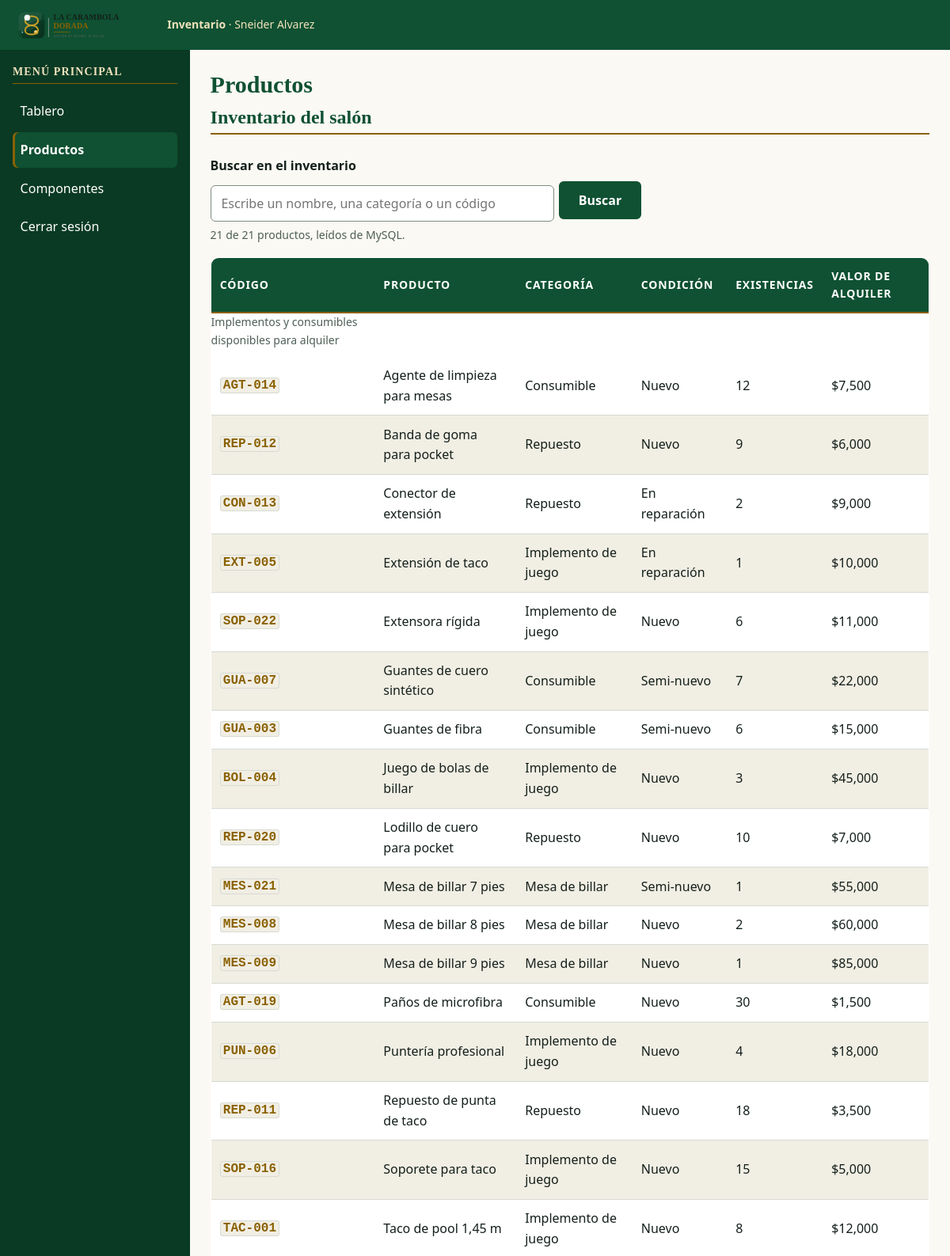
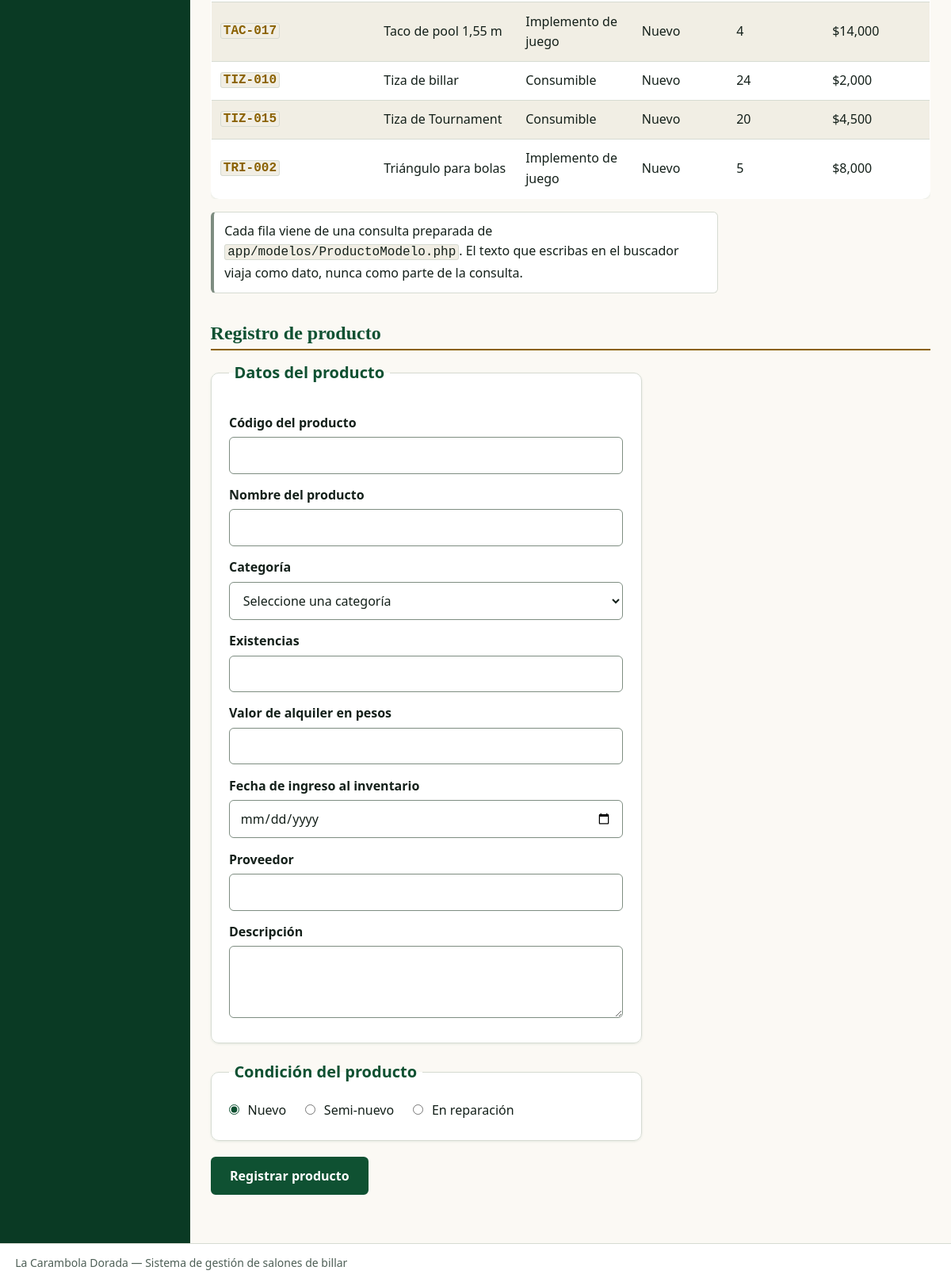
The page /productos.php on the database its author committed (2 pictures, top to bottom).
### tables this page shows
CREATE TABLE productos (
  id             INT UNSIGNED     NOT NULL AUTO_INCREMENT,
  codigo         CHAR(7)          NOT NULL COMMENT 'TAC-001: tres letras, guion, tres digitos',
  nombre         VARCHAR(60)      NOT NULL,
  categoria_id   INT UNSIGNED     NOT NULL,
  condicion      ENUM('Nuevo', 'Semi-nuevo', 'En reparación')
                                 NOT NULL DEFAULT 'Nuevo',
  existencias    SMALLINT UNSIGNED NOT NULL DEFAULT 0,
  valor_alquiler DECIMAL(10, 2) UNSIGNED NOT NULL,
  proveedor_id   INT UNSIGNED     NULL,
  descripcion    VARCHAR(200)     NULL,
  fecha_ingreso  DATE             NOT NULL,
  PRIMARY KEY (id),

   
  UNIQUE KEY uq_productos_codigo (codigo),

   
  KEY idx_productos_nombre (nombre),

   
   
   
  KEY idx_productos_categoria (categoria_id),
  KEY idx_productos_proveedor (proveedor_id),

   
   
  CONSTRAINT fk_productos_categoria
    FOREIGN KEY (categoria_id) REFERENCES categorias (id)
    ON UPDATE CASCADE ON DELETE RESTRICT,
  CONSTRAINT fk_productos_proveedor
    FOREIGN KEY (proveedor_id) REFERENCES proveedores (id)
    ON UPDATE CASCADE ON DELETE SET NULL,

   
  CONSTRAINT chk_productos_existencias CHECK (existencias >= 0),
  CONSTRAINT chk_productos_valor       CHECK (valor_alquiler > 0)
);

CREATE TABLE categorias (
  id          INT UNSIGNED    NOT NULL AUTO_INCREMENT,
  nombre      VARCHAR(60)     NOT NULL,
  descripcion VARCHAR(200)    NULL,
  PRIMARY KEY (id),
  UNIQUE KEY uq_categorias_nombre (nombre)
);

### app/modelos/ProductoModelo.php (called while the page is built, shortened)
<?php
function buscarProductos(PDO $pdo, string $texto, int $limite = 20): array
{
    $sql = "SELECT p.id, p.codigo, p.nombre, p.valor_alquiler, p.existencias, p.condicion,
                   c.nombre AS categoria
            FROM productos p
            INNER JOIN categorias c ON c.id = p.categoria_id
            WHERE p.nombre LIKE :por_nombre
               OR c.nombre LIKE :por_categoria
               OR p.codigo LIKE :por_codigo
            ORDER BY p.nombre
            LIMIT :limite";
    $st = $pdo->prepare($sql);
    $patronBusqueda = '%' . $texto . '%';
    $st->bindValue(':por_nombre',    $patronBusqueda, PDO::PARAM_STR);
    $st->bindValue(':por_categoria', $patronBusqueda, PDO::PARAM_STR);
    $st->bindValue(':por_codigo',    $patronBusqueda, PDO::PARAM_STR);
    $st->bindValue(':limite', $limite, PDO::PARAM_INT);
    $st->execute();
    return $st->fetchAll();
}
function contarProductos(PDO $pdo): int
{
    $st = $pdo->prepare('SELECT COUNT(*) FROM productos');
    $st->execute();
    return (int) $st->fetchColumn();
}

### productos.php (the view, shortened to what this page needs)
<?php
require_once __DIR__ . '/app/config/conexion.php';
require_once __DIR__ . '/app/modelos/ProductoModelo.php';
$texto = trim((string) ($_GET['buscar'] ?? ''));
$productos = [];
$total     = 0;
$error     = null;
try {
    $pdo = Conexion::obtener();
    $productos = buscarProductos($pdo, $texto, 100);
    $total     = contarProductos($pdo);
} catch (Throwable $e) {
    $error = 'No se pudo leer el inventario desde la base de datos. Revisa que MySQL '
           . 'esté encendido y que app/config/credenciales.php tenga la base '
           . 'y la clave correctas.';
    $detalle = $e->getMessage();
}
function esc(mixed $valor): string
{
    return htmlspecialchars((string) $valor, ENT_QUOTES | ENT_SUBSTITUTE, 'UTF-8');
}
?>
<!DOCTYPE html>
<html lang="es">
<head>
  <link rel="stylesheet" href="css/estilos.css">
</head>
<body>
  <div class="panel">
    <header class="panel__barra">
      <img src="assets/img/logo.svg" alt="La Carambola Dorada">
      <p class="panel__sesion">
        <strong>Inventario</strong> &middot; Sneider Alvarez
      </p>
    </header>
    <aside class="panel__menu" id="menu-lateral">
      <nav aria-labelledby="menu-titulo-lateral">
        <h2 id="menu-titulo-lateral">Menú principal</h2>
        <ul>
          <li><a href="dashboard.html">Tablero</a></li>
          <li><a href="productos.php" aria-current="page">Productos</a></li>
          <li><a href="componentes.html">Componentes</a></li>
          <li><a href="login.html">Cerrar sesión</a></li>
        </ul>
      </nav>
    </aside>
    <main class="panel__contenido">
      <h1>Productos</h1>
      <?php if ($error !== null): ?>
        <p class="alerta alerta--error" role="alert"><?= esc($error) ?></p>
      <?php else: ?>
      <section>
        <h2>Inventario del salón</h2>
        <form class="buscador" method="get" action="productos.php" role="search">
          <label for="buscar">Buscar en el inventario</label>
          <div class="buscador__fila">
            <input type="search" id="buscar" name="buscar" autocomplete="off"
                   placeholder="Escribe un nombre, una categoría o un código"
                   value="<?= esc($texto) ?>"
                   aria-describedby="buscador-conteo">
            <button type="submit" class="boton">Buscar</button>
          </div>
          <p class="buscador__conteo" id="buscador-conteo" role="status">
            <?php if ($texto === ''): ?>
              <?= count($productos) ?> de <?= $total ?> productos, leídos de MySQL.
            <?php else: ?>
              <?= count($productos) ?> de <?= $total ?> productos coinciden con
              &laquo;<?= esc($texto) ?>&raquo;.
            <?php endif; ?>
          </p>
        </form>
        <div class="tabla-scroll">
        <table class="tabla-productos" id="tabla-productos">
          <caption>Implementos y consumibles disponibles para alquiler</caption>
          <thead>
            <tr>
              <th scope="col">Código</th>
              <th scope="col">Producto</th>
              <th scope="col">Categoría</th>
              <th scope="col">Condición</th>
              <th scope="col">Existencias</th>
              <th scope="col">Valor de alquiler</th>
            </tr>
          </thead>
          <tbody>
            <?php foreach ($productos as $fila): ?>
              <tr>
                <th scope="row" data-label="Código"><code><?= esc($fila['codigo']) ?></code></th>
                <td data-label="Producto"><?= esc($fila['nombre']) ?></td>
                <td data-label="Categoría"><?= esc($fila['categoria']) ?></td>
                <td data-label="Condición"><?= esc($fila['condicion']) ?></td>
                <td data-label="Existencias"><?= (int) $fila['existencias'] ?></td>
                <td data-label="Valor de alquiler">$<?= number_format((float) $fila['valor_alquiler'], 0, '.', ',') ?></td>
              </tr>
            <?php endforeach; ?>
          </tbody>
        </table>
        </div>
        <p class="alerta alerta--neutro">
          Cada fila viene de una consulta preparada de
          <code>app/modelos/ProductoModelo.php</code>. El texto que escribas en
          el buscador viaja como dato, nunca como parte de la consulta.
        </p>
      </section>
      <?php endif; ?>
      <section>
        <h2>Registro de producto</h2>
        <form action="productos.php" method="post" novalidate id="form-producto">
          <fieldset>
            <legend>Datos del producto</legend>
            <label for="codigo">Código del producto</label>
            <input type="text" id="codigo" name="codigo" required
                   pattern="[A-Z]{3}-[0-9]{3}"
                   title="Tres letras en mayúscula, guion y tres dígitos. Ejemplo: TAC-001"
                   maxlength="7">
            <label for="nombre">Nombre del producto</label>
            <input type="text" id="nombre" name="nombre" required
                   minlength="3" maxlength="60">
            <label for="categoria">Categoría</label>
            <select id="categoria" name="categoria" required>
              <option value="">Seleccione una categoría</option>
            </select>
            <label for="cantidad">Existencias</label>
            <input type="number" id="cantidad" name="cantidad" required min="0" step="1">
            <label for="valor_alquiler">Valor de alquiler en pesos</label>
            <input type="number" id="valor_alquiler" name="valor_alquiler" required
                   min="0.01" step="0.01">
            <label for="fecha_ingreso">Fecha de ingreso al inventario</label>
            <input type="date" id="fecha_ingreso" name="fecha_ingreso" required>
            <label for="proveedor">Proveedor</label>
            <input type="text" id="proveedor" name="proveedor" maxlength="80">
            <label for="descripcion">Descripción</label>
            <textarea id="descripcion" name="descripcion" rows="3" maxlength="200"></textarea>
          </fieldset>
          <fieldset>
            <legend>Condición del producto</legend>
            <input type="radio" id="nuevo" name="condicion" value="nuevo" checked>
            <label for="nuevo">Nuevo</label>
            <input type="radio" id="semi_nuevo" name="condicion" value="semi_nuevo">
            <label for="semi_nuevo">Semi-nuevo</label>
            <input type="radio" id="reparacion" name="condicion" value="reparacion">
            <label for="reparacion">En reparación</label>
          </fieldset>
          <button type="submit" class="boton" id="boton-guardar">Registrar producto</button>
        </form>
      </section>
    </main>
    <footer class="panel__pie">
      <p>La Carambola Dorada — Sistema de gestión de salones de billar</p>
    </footer>
  </div>
</body>
</html>

### css/tokens.css (style rules this page uses)
:root { --color-marca: #0F5132; --color-marca-hover: #0A3A24; --color-marca-light: #E6F2EA; --color-oro: #8A6100; --color-oro-tenue: #F0E2BC; --color-bg-main: #FBF9F4; --color-surface: #FFFFFF; --color-surface-alt: #F1EEE4; --color-text-main: #14201A; --color-text-muted: #4E5F56; --color-text-inverse: #FFFFFF; --color-link: #0F5132; --color-success: #15803D; --color-warning: #8A5300; --color-error: #B3261E; --color-info: #15506B; --border-color: #D6DBD2; --border-control: #7E8D81; --focus-ring: #0F5132; --shadow-sm: 0 1px 3px rgba(15, 81, 50, 0.10); --shadow-md: 0 4px 6px -1px rgba(15, 81, 50, 0.15); --shadow-lg: 0 10px 20px -6px rgba(15, 81, 50, 0.20); --font-display: Georgia, 'Times New Roman', Times, serif; --font-body: 'Segoe UI', Arial, Helvetica, sans-serif; --radius-sm: 6px; --radius-md: 10px; --radius-lg: 26px; }

### rows shown on the page
productos: codigo "AGT-014", nombre "Agente de limpieza para mesas", categoria.nombre "Consumible", condicion "Nuevo", existencias "12", valor_alquiler "7,500"
productos: codigo "REP-012", nombre "Banda de goma para pocket", categoria.nombre "Repuesto", condicion "Nuevo", existencias "9", valor_alquiler "6,000"
productos: codigo "CON-013", nombre "Conector de extensión", categoria.nombre "Repuesto", condicion "En reparación", existencias "2", valor_alquiler "9,000"
productos: codigo "EXT-005", nombre "Extensión de taco", categoria.nombre "Implemento de juego", condicion "En reparación", existencias "1", valor_alquiler "10,000"
productos: codigo "SOP-022", nombre "Extensora rígida", categoria.nombre "Implemento de juego", condicion "Nuevo", existencias "6", valor_alquiler "11,000"
productos: codigo "GUA-007", nombre "Guantes de cuero sintético", categoria.nombre "Consumible", condicion "Semi-nuevo", existencias "7", valor_alquiler "22,000"
productos: codigo "GUA-003", nombre "Guantes de fibra", categoria.nombre "Consumible", condicion "Semi-nuevo", existencias "6", valor_alquiler "15,000"
productos: codigo "BOL-004", nombre "Juego de bolas de billar", categoria.nombre "Implemento de juego", condicion "Nuevo", existencias "3", valor_alquiler "45,000"
productos: codigo "REP-020", nombre "Lodillo de cuero para pocket", categoria.nombre "Repuesto", condicion "Nuevo", existencias "10", valor_alquiler "7,000"
productos: codigo "MES-021", nombre "Mesa de billar 7 pies", categoria.nombre "Mesa de billar", condicion "Semi-nuevo", existencias "1", valor_alquiler "55,000"
productos: codigo "MES-008", nombre "Mesa de billar 8 pies", categoria.nombre "Mesa de billar", condicion "Nuevo", existencias "2", valor_alquiler "60,000"
productos: codigo "MES-009", nombre "Mesa de billar 9 pies", categoria.nombre "Mesa de billar", condicion "Nuevo", existencias "1", valor_alquiler "85,000"
productos: codigo "AGT-019", nombre "Paños de microfibra", categoria.nombre "Consumible", condicion "Nuevo", existencias "30", valor_alquiler "1,500"
productos: codigo "PUN-006", nombre "Puntería profesional", categoria.nombre "Implemento de juego", condicion "Nuevo", existencias "4", valor_alquiler "18,000"
productos: codigo "REP-011", nombre "Repuesto de punta de taco", categoria.nombre "Repuesto", condicion "Nuevo", existencias "18", valor_alquiler "3,500"
productos: codigo "SOP-016", nombre "Soporete para taco", categoria.nombre "Implemento de juego", condicion "Nuevo", existencias "15", valor_alquiler "5,000"
productos: codigo "TAC-001", nombre "Taco de pool 1,45 m", categoria.nombre "Implemento de juego", condicion "Nuevo", existencias "8", valor_alquiler "12,000"
productos: codigo "TAC-017", nombre "Taco de pool 1,55 m", categoria.nombre "Implemento de juego", condicion "Nuevo", existencias "4", valor_alquiler "14,000"
productos: codigo "TIZ-010", nombre "Tiza de billar", categoria.nombre "Consumible", condicion "Nuevo", existencias "24", valor_alquiler "2,000"
productos: codigo "TIZ-015", nombre "Tiza de Tournament", categoria.nombre "Consumible", condicion "Nuevo", existencias "20", valor_alquiler "4,500"
productos: codigo "TRI-002", nombre "Triángulo para bolas", categoria.nombre "Implemento de juego", condicion "Nuevo", existencias "5", valor_alquiler "8,000"

### other values the page prints
count($productos) "21"
$total "21"
